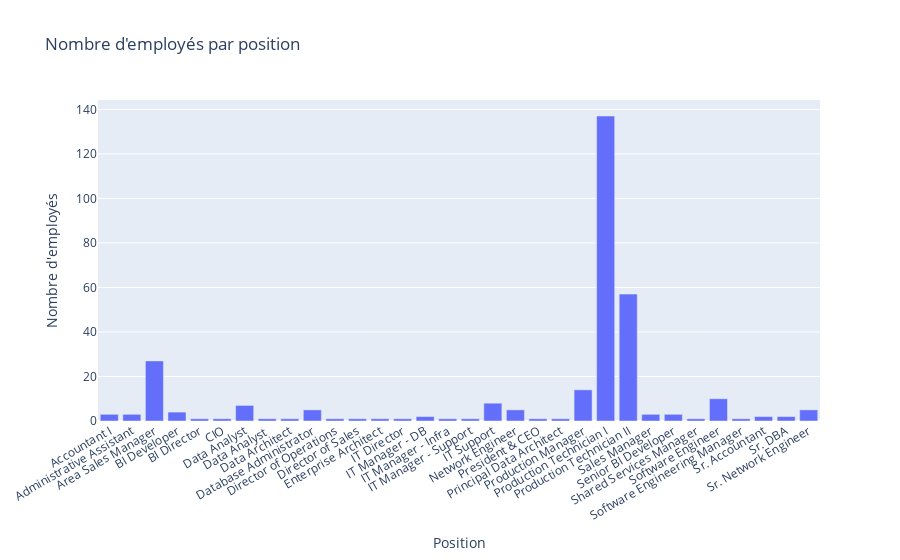

Write notebook code for a chart like this one.
### Markdown cell above
## Emp par position

### Code cell
emp_position = pd.DataFrame(df.groupby('Position')['EmpID'].count().reset_index())
fig = px.bar(emp_position, x='Position', y='EmpID', title="Nombre d'employés par position")
fig.update_layout(xaxis_title='Position', yaxis_title="Nombre d'employés", xaxis_tickangle=-30)
fig.show()

### Figure 1 — Plotly figure (JSON) as saved in the notebook; plotly's stock layout.template omitted (floating-point values rounded to 4 significant figures)
{"data": [{"alignmentgroup": "True", "hovertemplate": "Position=%{x}<br>EmpID=%{y}<extra></extra>", "legendgroup": "", "marker": {"color": "#636efa", "pattern": {"shape": ""}}, "name": "", "offsetgroup": "", "orientation": "v", "showlegend": false, "textposition": "auto", "type": "bar", "x": ["Accountant I", "Administrative Assistant", "Area Sales Manager", "BI Developer", "BI Director", "CIO", "Data Analyst", "Data Analyst ", "Data Architect", "Database Administrator", "Director of Operations", "Director of Sales", "Enterprise Architect", "IT Director", "IT Manager - DB", "IT Manager - Infra", "IT Manager - Support", "IT Support", "Network Engineer", "President & CEO", "Principal Data Architect", "Production Manager", "Production Technician I", "Production Technician II", "Sales Manager", "Senior BI Developer", "Shared Services Manager", "Software Engineer", "Software Engineering Manager", "Sr. Accountant", "Sr. DBA", "Sr. Network Engineer"], "xaxis": "x", "y": [3, 3, 27, 4, 1, 1, 7, 1, 1, 5, 1, 1, 1, 1, 2, 1, 1, 8, 5, 1, 1, 14, 137, 57, 3, 3, 1, 10, 1, 2, 2, 5], "yaxis": "y"}], "layout": {"barmode": "relative", "legend": {"tracegroupgap": 0}, "title": {"text": "Nombre d'employés par position"}, "xaxis": {"anchor": "y", "domain": [0, 1], "tickangle": -30, "title": {"text": "Position"}}, "yaxis": {"anchor": "x", "domain": [0, 1], "title": {"text": "Nombre d'employés"}}}}
